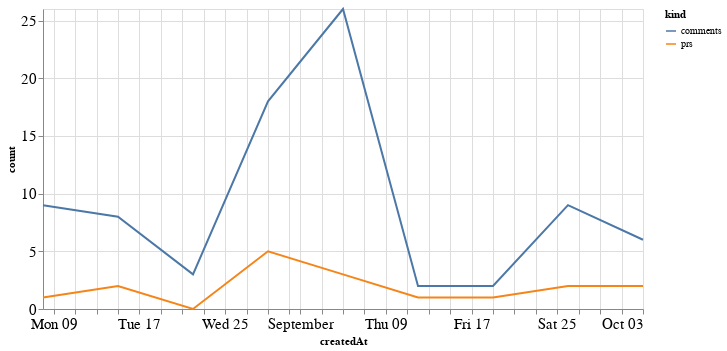

Notebook code cell kept with this figure:
### Code cell
alt.Chart(total_time, width=600).mark_line().encode(
    x='createdAt',
    y='count',
    color='kind'
)

### Figure 1 — Vega-Lite specification as saved in the notebook (floating-point values rounded to 4 significant figures)
{"config": {"axisLeft": {"labelFontSize": 15}, "axisBottom": {"labelFontSize": 15}}, "data": {"name": "data-14924fd770cf1963d0aca06cfe6f43f8"}, "mark": "line", "encoding": {"color": {"type": "nominal", "field": "kind"}, "x": {"type": "temporal", "field": "createdAt"}, "y": {"type": "quantitative", "field": "count"}}, "width": 600, "$schema": "https://vega.github.io/schema/vega-lite/v4.8.1.json", "datasets": {"data-14924fd770cf1963d0aca06cfe6f43f8": [{"createdAt": "2021-08-08T00:00:00", "kind": "prs", "count": 1}, {"createdAt": "2021-08-15T00:00:00", "kind": "prs", "count": 2}, {"createdAt": "2021-08-22T00:00:00", "kind": "prs", "count": 0}, {"createdAt": "2021-08-29T00:00:00", "kind": "prs", "count": 5}, {"createdAt": "2021-09-05T00:00:00", "kind": "prs", "count": 3}, {"createdAt": "2021-09-12T00:00:00", "kind": "prs", "count": 1}, {"createdAt": "2021-09-19T00:00:00", "kind": "prs", "count": 1}, {"createdAt": "2021-09-26T00:00:00", "kind": "prs", "count": 2}, {"createdAt": "2021-10-03T00:00:00", "kind": "prs", "count": 2}, {"createdAt": "2021-08-08T00:00:00", "kind": "comments", "count": 9}, {"createdAt": "2021-08-15T00:00:00", "kind": "comments", "count": 8}, {"createdAt": "2021-08-22T00:00:00", "kind": "comments", "count": 3}, {"createdAt": "2021-08-29T00:00:00", "kind": "comments", "count": 18}, {"createdAt": "2021-09-05T00:00:00", "kind": "comments", "count": 26}, {"createdAt": "2021-09-12T00:00:00", "kind": "comments", "count": 2}, {"createdAt": "2021-09-19T00:00:00", "kind": "comments", "count": 2}, {"createdAt": "2021-09-26T00:00:00", "kind": "comments", "count": 9}, {"createdAt": "2021-10-03T00:00:00", "kind": "comments", "count": 6}]}}
